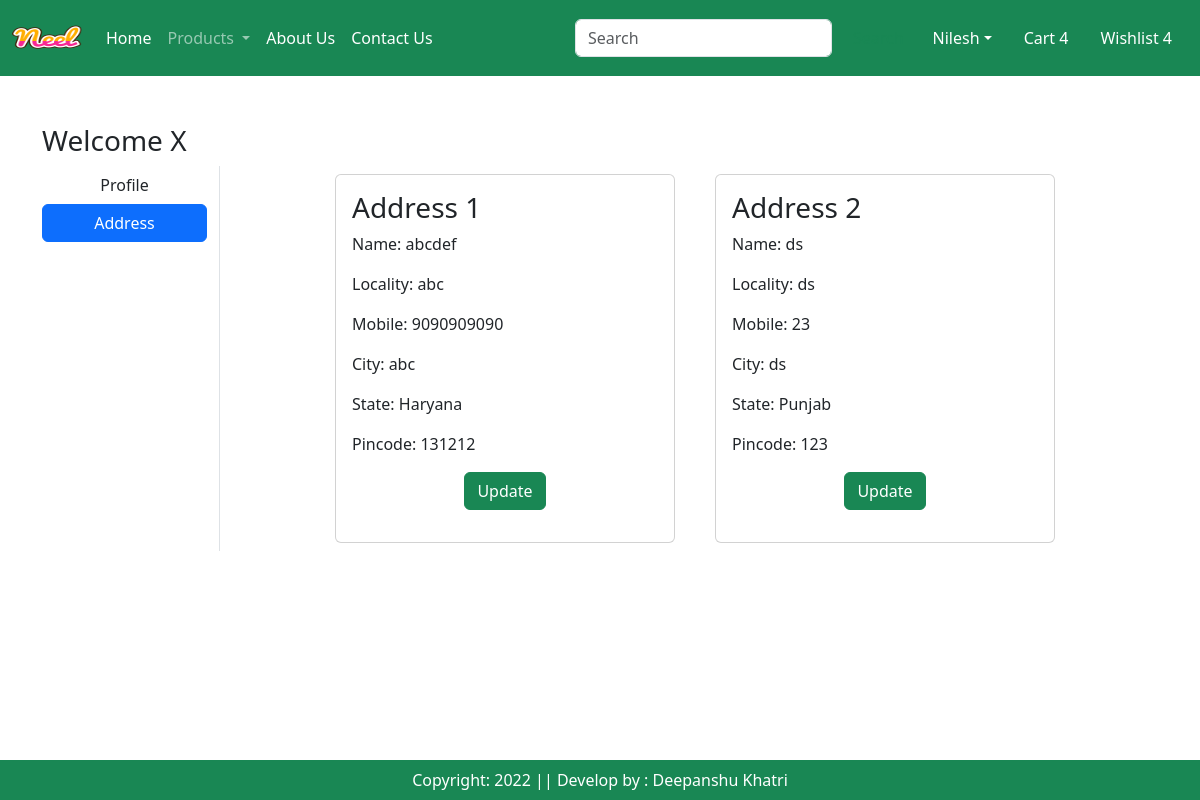
The page /address/ (signed in) on the database its author committed.
### app/models.py (models this page shows, shortened)
class Customer(models.Model):
    user = models.ForeignKey(User, on_delete=models.CASCADE)
    name = models.CharField(max_length=200)
    locality = models.CharField(max_length=200)
    city = models.CharField(max_length=50)
    mobile = models.IntegerField(default=0)
    zipcode = models.IntegerField()
    state = models.CharField(choices=STATE_CHOICES, max_length=100)

### app/views.py (the view)
# urls.py: path('address/', views.address, name='address'),
def address(request):
    add = Customer.objects.filter(user=request.user)
    return render(request, 'app/address.html', locals())

### app/templates/app/address.html (shortened to what this page needs)
{% extends 'app/base.html'%}
 {% load static %}
{% block main-content %}
<div class="container my-5">
    <div class="row">
        <h3>Welcome <span class="text-capitalize">{{request.user}}</span></h3>
    <div class="col-sm-2 border-end">
        <ul class="list-unstyled">
            <li class="d-grid"><a href="{% url 'profile' %}" class="btn ">Profile</a></li>
            <li class="d-grid"><a href="{% url 'address' %}" class="btn btn-primary">Address</a></li>
        </ul>
    </div>
    <div class="col-sm-8 offset-sm-1">
        <div class="row">
            {% for ad in add %}
                <div class="col-sm-6 ">
                    <div class="card m-2 ">
                        <div class="card-body ">
                            <h3>Address {{forloop.counter}}</h3>
                            <p>Name: {{ad.name}}</p>
                            <p>Locality: {{ad.locality}}</p>
                            <p>Mobile: {{ad.mobile}}</p>
                            <p>City: {{ad.city}}</p>
                            <p>State: {{ad.state}}</p>
                            <p>Pincode: {{ad.zipcode}}</p>
                            <p class="text-center"><a href="{% url 'updateAddress' pk=ad.id %}" type="button" class="btn btn-success">Update</a></p>
                        </div>
                    </div>
                </div>
            {% endfor %}
        </div>
    </div>
</div>
</div>
{% endblock main-content %}

### rows shown on the page
Customer: name "abcdef", locality "abc", mobile "9090909090", city "abc", state "Haryana", zipcode "131212"
Customer: name "ds", locality "ds", mobile "23", city "ds", state "Punjab", zipcode "123"

### other values the page prints
{{ request.user }} "X"
